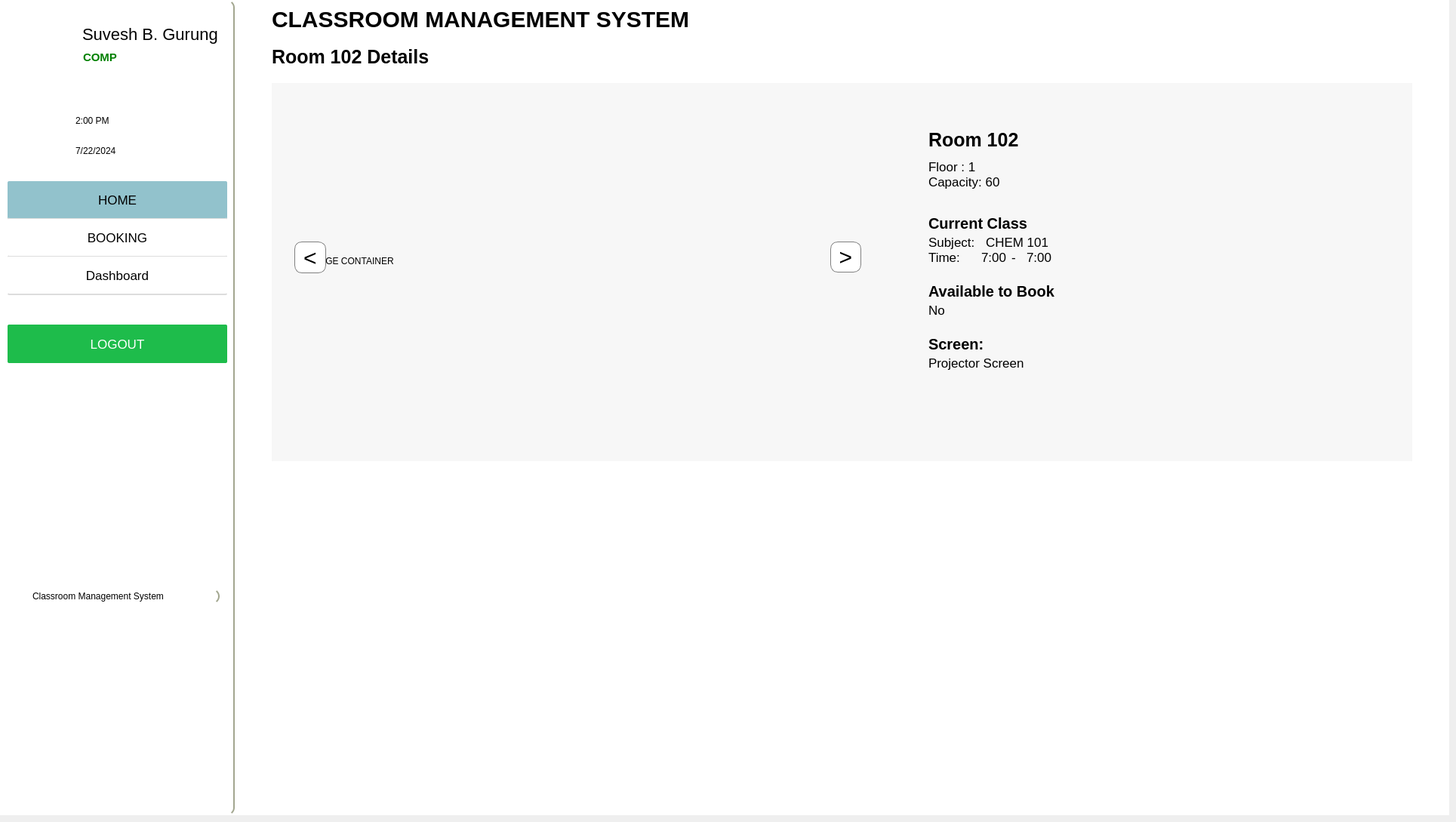
      <widget class="QWidget" name="room_107_page">
       <widget class="QFrame" name="frame_11">
        <property name="geometry">
         <rect>
          <x>0</x>
          <y>0</y>
          <width>1920</width>
          <height>1080</height>
         </rect>
        </property>
        <property name="styleSheet">
         <string notr="true">
background-color:white;
border:none;</string>
        </property>
        <property name="frameShape">
         <enum>QFrame::StyledPanel</enum>
        </property>
        <property name="frameShadow">
         <enum>QFrame::Raised</enum>
        </property>
        <widget class="QFrame" name="main_content_4">
         <property name="geometry">
          <rect>
           <x>320</x>
           <y>-10</y>
           <width>1591</width>
           <height>1080</height>
          </rect>
         </property>
         <property name="minimumSize">
          <size>
           <width>1541</width>
           <height>0</height>
          </size>
         </property>
         <property name="styleSheet">
          <string notr="true">
QFrame{
border-left:2px;

}</string>
         </property>
         <property name="frameShape">
          <enum>QFrame::StyledPanel</enum>
         </property>
         <property name="frameShadow">
          <enum>QFrame::Raised</enum>
         </property>
         <widget class="QFrame" name="header_5">
          <property name="geometry">
           <rect>
            <x>0</x>
            <y>10</y>
            <width>1581</width>
            <height>51</height>
           </rect>
          </property>
          <property name="frameShape">
           <enum>QFrame::StyledPanel</enum>
          </property>
          <property name="frameShadow">
           <enum>QFrame::Raised</enum>
          </property>
          <widget class="QLabel" name="label_16">
           <property name="geometry">
            <rect>
             <x>40</x>
             <y>0</y>
             <width>1161</width>
             <height>51</height>
            </rect>
           </property>
           <property name="styleSheet">
            <string notr="true">font-size:30px;
color:black;
font-weight:bold;</string>
           </property>
           <property name="text">
            <string>CLASSROOM MANAGEMENT SYSTEM</string>
           </property>
          </widget>
         </widget>
         <widget class="QFrame" name="room_info_2">
          <property name="geometry">
           <rect>
            <x>40</x>
            <y>120</y>
            <width>1511</width>
            <height>501</height>
           </rect>
          </property>
          <property name="styleSheet">
           <string notr="true">QFrame{
background-color:rgba(234, 234, 234,0.4);
}</string>
          </property>
          <property name="frameShape">
           <enum>QFrame::StyledPanel</enum>
          </property>
          <property name="frameShadow">
           <enum>QFrame::Raised</enum>
          </property>
          <widget class="QFrame" name="iamge_frame_2">
           <property name="geometry">
            <rect>
             <x>10</x>
             <y>10</y>
             <width>841</width>
             <height>471</height>
            </rect>
           </property>
           <property name="styleSheet">
            <string notr="true">color:black;
background:transparent;</string>
           </property>
           <property name="frameShape">
            <enum>QFrame::StyledPanel</enum>
           </property>
           <property name="frameShadow">
            <enum>QFrame::Raised</enum>
           </property>
           <widget class="QWidget" name="widget_2" native="true">
            <property name="geometry">
             <rect>
              <x>40</x>
              <y>20</y>
              <width>711</width>
              <height>411</height>
             </rect>
            </property>
            <widget class="QLabel" name="image_holder_2">
             <property name="geometry">
              <rect>
               <x>0</x>
               <y>0</y>
               <width>711</width>
               <height>411</height>
              </rect>
             </property>
             <property name="styleSheet">
              <string notr="true">background-color:transparent;</string>
             </property>
             <property name="text">
              <string>IMAGE CONTAINER</string>
             </property>
            </widget>
           </widget>
           <widget class="QPushButton" name="right_swipe_button_2">
            <property name="geometry">
             <rect>
              <x>730</x>
              <y>200</y>
              <width>41</width>
              <height>41</height>
             </rect>
            </property>
            <property name="styleSheet">
             <string notr="true">background-color:white;
border:1px solid grey;

border-radius: 10px;
max-width:40px;
max-height:40px;
font-size:30px;</string>
            </property>
            <property name="text">
             <string>&gt;</string>
            </property>
           </widget>
           <widget class="QPushButton" name="left_swipe_button_2">
            <property name="geometry">
             <rect>
              <x>20</x>
              <y>200</y>
              <width>42</width>
              <height>42</height>
             </rect>
            </property>
            <property name="styleSheet">
             <string notr="true">background-color:white;
border:1px solid grey;

border-radius: 10px;
max-width:40px;
max-height:40px;
font-size:30px;</string>
            </property>
            <property name="text">
             <string>&lt;</string>
            </property>
           </widget>
          </widget>
          <widget class="QFrame" name="room_details_info_2">
           <property name="geometry">
            <rect>
             <x>850</x>
             <y>30</y>
             <width>641</width>
             <height>471</height>
            </rect>
           </property>
           <property name="styleSheet">
            <string notr="true">background:transparent;</string>
           </property>
           <property name="frameShape">
            <enum>QFrame::StyledPanel</enum>
           </property>
           <property name="frameShadow">
            <enum>QFrame::Raised</enum>
           </property>
           <widget class="QLabel" name="room_number_3">
            <property name="geometry">
             <rect>
              <x>20</x>
              <y>30</y>
              <width>141</width>
              <height>31</height>
             </rect>
            </property>
            <property name="styleSheet">
             <string notr="true">color:black;
font-size:25px;
font-weight:bold;</string>
            </property>
            <property name="text">
             <string>Room 102</string>
            </property>
           </widget>
           <widget class="QLabel" name="Floor_2">
            <property name="geometry">
             <rect>
              <x>20</x>
              <y>70</y>
              <width>71</width>
              <height>21</height>
             </rect>
            </property>
            <property name="styleSheet">
             <string notr="true">color:black;
font-size:17px;</string>
            </property>
            <property name="text">
             <string>Floor : 1</string>
            </property>
           </widget>
           <widget class="QLabel" name="capacity_2">
            <property name="geometry">
             <rect>
              <x>20</x>
              <y>90</y>
              <width>101</width>
              <height>21</height>
             </rect>
            </property>
            <property name="styleSheet">
             <string notr="true">color:black;
font-size:17px;</string>
            </property>
            <property name="text">
             <string>Capacity: 60</string>
            </property>
           </widget>
           <widget class="QLabel" name="room_number_4">
            <property name="geometry">
             <rect>
              <x>20</x>
              <y>140</y>
              <width>171</width>
              <height>31</height>
             </rect>
            </property>
            <property name="styleSheet">
             <string notr="true">color:black;
font-size:20px;
font-weight:bold;</string>
            </property>
            <property name="text">
             <string>Current Class</string>
            </property>
           </widget>
           <widget class="QLabel" name="Subject_2">
            <property name="geometry">
             <rect>
              <x>20</x>
              <y>170</y>
              <width>71</width>
              <height>21</height>
             </rect>
            </property>
            <property name="styleSheet">
             <string notr="true">color:black;
font-size:17px;</string>
            </property>
            <property name="text">
             <string>Subject:</string>
            </property>
           </widget>
           <widget class="QLabel" name="Subject_name_2">
            <property name="geometry">
             <rect>
              <x>90</x>
              <y>170</y>
              <width>271</width>
              <height>21</height>
             </rect>
            </property>
            <property name="styleSheet">
             <string notr="true">color:black;
font-size:17px;
padding:2px;</string>
            </property>
            <property name="text">
             <string>CHEM 101</string>
            </property>
           </widget>
           <widget class="QLabel" name="Time_2">
            <property name="geometry">
             <rect>
              <x>20</x>
              <y>190</y>
              <width>71</width>
              <height>21</height>
             </rect>
            </property>
            <property name="styleSheet">
             <string notr="true">color:black;
font-size:17px;</string>
            </property>
            <property name="text">
             <string>Time:</string>
            </property>
           </widget>
           <widget class="QLabel" name="start_time_2">
            <property name="geometry">
             <rect>
              <x>90</x>
              <y>190</y>
              <width>41</width>
              <height>21</height>
             </rect>
            </property>
            <property name="styleSheet">
             <string notr="true">color:black;
font-size:17px;</string>
            </property>
            <property name="text">
             <string>7:00 </string>
            </property>
           </widget>
           <widget class="QLabel" name="dash_2">
            <property name="geometry">
             <rect>
              <x>130</x>
              <y>190</y>
              <width>16</width>
              <height>21</height>
             </rect>
            </property>
            <property name="styleSheet">
             <string notr="true">color:black;
font-size:17px;</string>
            </property>
            <property name="text">
             <string>-</string>
            </property>
           </widget>
           <widget class="QLabel" name="end_time_2">
            <property name="geometry">
             <rect>
              <x>150</x>
              <y>190</y>
              <width>41</width>
              <height>21</height>
             </rect>
            </property>
            <property name="styleSheet">
             <string notr="true">color:black;
font-size:17px;</string>
            </property>
            <property name="text">
             <string>7:00 </string>
            </property>
           </widget>
           <widget class="QLabel" name="Available_2">
            <property name="geometry">
             <rect>
              <x>20</x>
              <y>230</y>
              <width>171</width>
              <height>31</height>
             </rect>
            </property>
            <property name="styleSheet">
             <string notr="true">color:black;
font-size:20px;
font-weight:bold;</string>
            </property>
            <property name="text">
             <string>Available to Book</string>
            </property>
           </widget>
           <widget class="QLabel" name="availability_status_2">
            <property name="geometry">
             <rect>
              <x>20</x>
              <y>260</y>
              <width>71</width>
              <height>21</height>
             </rect>
            </property>
            <property name="styleSheet">
             <string notr="true">color:black;
font-size:17px;</string>
            </property>
            <property name="text">
             <string>No</string>
            </property>
           </widget>
           <widget class="QLabel" name="screen_2">
            <property name="geometry">
             <rect>
              <x>20</x>
              <y>300</y>
              <width>171</width>
              <height>31</height>
             </rect>
            </property>
            <property name="styleSheet">
             <string notr="true">color:black;
font-size:20px;
font-weight:bold;</string>
            </property>
            <property name="text">
             <string>Screen:</string>
            </property>
           </widget>
           <widget class="QLabel" name="screentype_2">
            <property name="geometry">
             <rect>
              <x>20</x>
              <y>330</y>
              <width>131</width>
              <height>21</height>
             </rect>
            </property>
            <property name="styleSheet">
             <string notr="true">color:black;
font-size:17px;</string>
            </property>
            <property name="text">
             <string>Projector Screen</string>
            </property>
           </widget>
          </widget>
         </widget>
         <widget class="QLabel" name="room_name_2">
          <property name="geometry">
           <rect>
            <x>40</x>
            <y>60</y>
            <width>1161</width>
            <height>51</height>
           </rect>
          </property>
          <property name="styleSheet">
           <string notr="true">font-size:25px;
color:black;
font-weight:bold;</string>
          </property>
          <property name="text">
           <string>Room 102 Details</string>
          </property>
         </widget>
        </widget>
        <widget class="QFrame" name="sidebar_6">
         <property name="geometry">
          <rect>
           <x>0</x>
           <y>0</y>
           <width>311</width>
           <height>1080</height>
          </rect>
         </property>
         <property name="minimumSize">
          <size>
           <width>0</width>
           <height>0</height>
          </size>
         </property>
         <property name="styleSheet">
          <string notr="true">
background-color:white;
border:2.2px solid  rgb(162, 166, 143);
border-top:10px;
border-left:10px;
border-bottom:10px;
border-radius:10px;

</string>
         </property>
         <property name="frameShape">
          <enum>QFrame::StyledPanel</enum>
         </property>
         <property name="frameShadow">
          <enum>QFrame::Raised</enum>
         </property>
         <widget class="QFrame" name="frame_12">
          <property name="geometry">
           <rect>
            <x>10</x>
            <y>10</y>
            <width>291</width>
            <height>121</height>
           </rect>
          </property>
          <property name="styleSheet">
           <string notr="true">border:none;</string>
          </property>
          <property name="frameShape">
           <enum>QFrame::StyledPanel</enum>
          </property>
          <property name="frameShadow">
           <enum>QFrame::Raised</enum>
          </property>
          <widget class="QLabel" name="username_6">
           <property name="geometry">
            <rect>
             <x>99</x>
             <y>20</y>
             <width>201</width>
             <height>31</height>
            </rect>
           </property>
           <property name="styleSheet">
            <string notr="true">color:rgb(0, 0, 0);
font-size:22px;</string>
           </property>
           <property name="text">
            <string>Suvesh B. Gurung</string>
           </property>
          </widget>
          <widget class="QLabel" name="department_6">
           <property name="geometry">
            <rect>
             <x>100</x>
             <y>50</y>
             <width>191</width>
             <height>31</height>
            </rect>
           </property>
           <property name="styleSheet">
            <string notr="true">color:green;
font-weight:bold;
font-size:15px;</string>
           </property>
           <property name="text">
            <string>COMP</string>
           </property>
          </widget>
          <widget class="QLabel" name="label_17">
           <property name="geometry">
            <rect>
             <x>0</x>
             <y>0</y>
             <width>91</width>
             <height>91</height>
            </rect>
           </property>
           <property name="styleSheet">
            <string notr="true">
background-image: url(:/resource/assets/Cms.png);
</string>
           </property>
           <property name="text">
            <string/>
           </property>
           <property name="pixmap">
            <pixmap resource="resources.qrc">:/resource/assets/Cms.png</pixmap>
           </property>
           <property name="scaledContents">
            <bool>true</bool>
           </property>
          </widget>
         </widget>
         <widget class="QFrame" name="dynamic_time_5">
          <property name="geometry">
           <rect>
            <x>10</x>
            <y>130</y>
            <width>291</width>
            <height>121</height>
           </rect>
          </property>
          <property name="styleSheet">
           <string notr="true">border:none;</string>
          </property>
          <property name="frameShape">
           <enum>QFrame::StyledPanel</enum>
          </property>
          <property name="frameShadow">
           <enum>QFrame::Raised</enum>
          </property>
          <widget class="QLabel" name="time_5">
           <property name="geometry">
            <rect>
             <x>90</x>
             <y>20</y>
             <width>141</width>
             <height>20</height>
            </rect>
           </property>
           <property name="styleSheet">
            <string notr="true">QLabel{
color:black;
font-size:17px;
};</string>
           </property>
           <property name="text">
            <string>2:00 PM</string>
           </property>
          </widget>
          <widget class="QLabel" name="time_icon_5">
           <property name="geometry">
            <rect>
             <x>50</x>
             <y>20</y>
             <width>21</width>
             <height>21</height>
            </rect>
           </property>
           <property name="text">
            <string/>
           </property>
           <property name="pixmap">
            <pixmap resource="resources.qrc">:/resource/assets/clock.png</pixmap>
           </property>
           <property name="scaledContents">
            <bool>true</bool>
           </property>
          </widget>
          <widget class="QLabel" name="date_7">
           <property name="geometry">
            <rect>
             <x>90</x>
             <y>60</y>
             <width>141</width>
             <height>20</height>
            </rect>
           </property>
           <property name="styleSheet">
            <string notr="true">QLabel{
color:black;
font-size:17px;
};</string>
           </property>
           <property name="text">
            <string>7/22/2024</string>
           </property>
          </widget>
          <widget class="QLabel" name="date_icon_5">
           <property name="geometry">
            <rect>
             <x>50</x>
             <y>60</y>
             <width>21</width>
             <height>21</height>
            </rect>
           </property>
           <property name="text">
            <string/>
           </property>
           <property name="pixmap">
            <pixmap resource="resources.qrc">:/resource/assets/calendar.png</pixmap>
           </property>
           <property name="scaledContents">
            <bool>true</bool>
           </property>
          </widget>
         </widget>
         <widget class="QFrame" name="navigation_5">
          <property name="geometry">
           <rect>
            <x>10</x>
            <y>240</y>
            <width>291</width>
            <height>191</height>
           </rect>
          </property>
          <property name="styleSheet">
           <string notr="true">border:none;</string>
          </property>
          <property name="frameShape">
           <enum>QFrame::StyledPanel</enum>
          </property>
          <property name="frameShadow">
           <enum>QFrame::Raised</enum>
          </property>
          <widget class="QPushButton" name="home_7">
           <property name="geometry">
            <rect>
             <x>0</x>
             <y>0</y>
             <width>291</width>
             <height>51</height>
            </rect>
           </property>
           <property name="styleSheet">
            <string notr="true">QPushButton {
    background-color: rgb(146,194,204);
    font-size: 17px;
    color: black;
    border: none;
border-radius:2px;
    border-bottom: 2px solid rgb(221, 221, 221); /* Adds a bottom border */
}

QPushButton:hover {
    background-color: grey;
    color: white;
}
</string>
           </property>
           <property name="text">
            <string>HOME</string>
           </property>
          </widget>
          <widget class="QPushButton" name="booking_7">
           <property name="geometry">
            <rect>
             <x>0</x>
             <y>50</y>
             <width>291</width>
             <height>51</height>
            </rect>
           </property>
           <property name="styleSheet">
            <string notr="true">QPushButton {
    background-color: white;
    font-size: 17px;
    color: black;
    border: none;
border-radius:2px;
    border-bottom: 2px solid rgb(221, 221, 221); /* Adds a bottom border */
}

QPushButton:hover {
    background-color: grey;
    color: white;
}
</string>
           </property>
           <property name="text">
            <string>BOOKING</string>
           </property>
          </widget>
          <widget class="QPushButton" name="schedule_7">
           <property name="geometry">
            <rect>
             <x>0</x>
             <y>100</y>
             <width>291</width>
             <height>51</height>
            </rect>
           </property>
           <property name="styleSheet">
            <string notr="true">QPushButton {
    background-color: white;
    font-size: 17px;
    color: black;
    border: none;
border-radius:2px;
    border-bottom: 2px solid rgb(221, 221, 221); /* Adds a bottom border */
}

QPushButton:hover {
    background-color: grey;
    color: white;
}
</string>
           </property>
           <property name="text">
            <string>Dashboard</string>
           </property>
          </widget>
         </widget>
         <widget class="QFrame" name="log_5">
          <property name="geometry">
           <rect>
            <x>10</x>
            <y>430</y>
            <width>291</width>
            <height>191</height>
           </rect>
          </property>
          <property name="styleSheet">
           <string notr="true">border:none;</string>
          </property>
          <property name="frameShape">
           <enum>QFrame::StyledPanel</enum>
          </property>
          <property name="frameShadow">
           <enum>QFrame::Raised</enum>
          </property>
          <widget class="QPushButton" name="logout_button_7">
           <property name="geometry">
            <rect>
             <x>0</x>
             <y>0</y>
             <width>291</width>
             <height>51</height>
            </rect>
           </property>
           <property name="styleSheet">
            <string notr="true">

QPushButton {
background-color: rgb(30, 188, 75);
color:white;
border-radius:2px;
font-size:17px;
        }



QPushButton:hover {
          background-color: #0fa191;
			color:white;
        }</string>
           </property>
           <property name="text">
            <string>LOGOUT</string>
           </property>
          </widget>
         </widget>
         <widget class="QLabel" name="index_7">
          <property name="geometry">
           <rect>
            <x>40</x>
            <y>780</y>
            <width>251</width>
            <height>20</height>
           </rect>
          </property>
          <property name="styleSheet">
           <string notr="true">color: rgb(0, 0, 0);</string>
          </property>
          <property name="text">
           <string>Classroom Management System</string>
          </property>
         </widget>
        </widget>
       </widget>
      </widget>
